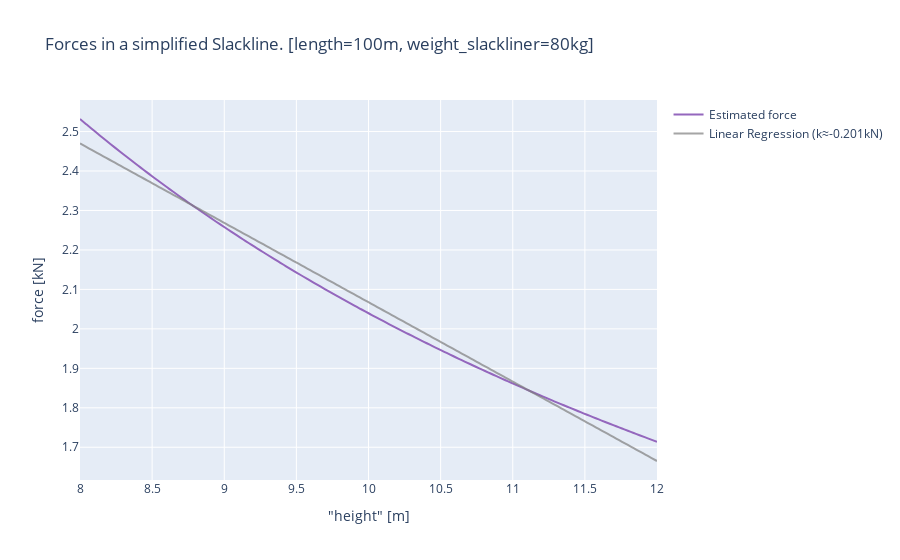

The cell this chart's notebook holds for it:
### Code cell
simplified_slackline(length=100, height_min=8, height_max=12, show_linear_model=True)
